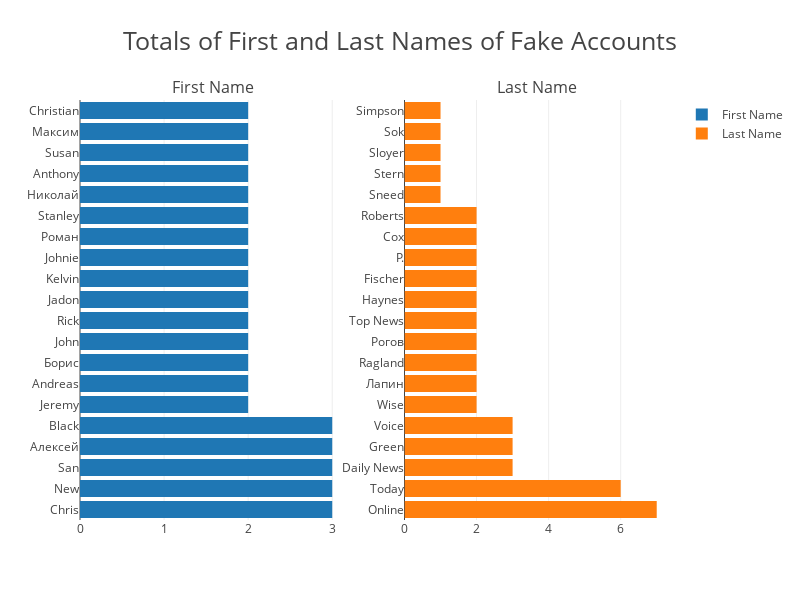

This figure's notebook cell:
### Markdown cell above
## Names: First and Last

### Code cell
## side by side bar plot
#first names
firstnames = usersname.groupby('first',as_index=False).size().reset_index(name='counts')
firstnames = firstnames.sort_values('counts', ascending=False).head(20)
data1 = go.Bar(
            x=firstnames['counts'],
            y=firstnames['first'],
            orientation = 'h',
            name = 'First Name'
)

#lastnames
lastnames = usersname.groupby('last',as_index=False).size().reset_index(name='counts')
lastnames  = lastnames .sort_values('counts', ascending=False).head(20)
data2 = go.Bar(
            x=lastnames ['counts'],
            y=lastnames ['last'],
            orientation = 'h',
            name = 'Last Name'
)

fig = tools.make_subplots(rows=1, cols=2, subplot_titles=('First Name','Last Name'))
fig.append_trace(data1, 1, 1)
fig.append_trace(data2, 1, 2)
fig['layout'].update(height=600, width=800, title='Totals of First and Last Names of Fake Accounts', titlefont=dict(size=25))
iplot(fig)

### Figure 1 — Plotly figure (JSON) as saved in the notebook; plotly's stock layout.template omitted (floating-point values rounded to 4 significant figures)
{"data": [{"name": "First Name", "orientation": "h", "type": "bar", "x": [3, 3, 3, 3, 3, 2, 2, 2, 2, 2, 2, 2, 2, 2, 2, 2, 2, 2, 2, 2], "xaxis": "x1", "y": ["Chris", "New", "San", "Алексей", "Black", "Jeremy", "Andreas", "Борис", "John", "Rick", "Jadon", "Kelvin", "Johnie", "Роман", "Stanley", "Николай", "Anthony", "Susan", "Максим", "Christian"], "yaxis": "y1"}, {"name": "Last Name", "orientation": "h", "type": "bar", "x": [7, 6, 3, 3, 3, 2, 2, 2, 2, 2, 2, 2, 2, 2, 2, 1, 1, 1, 1, 1], "xaxis": "x2", "y": ["Online", "Today", "Daily News", "Green", "Voice", "Wise", "Лапин", "Ragland", "Рогов", "Top News", "Haynes", "Fischer", "P.", "Cox", "Roberts", "Sneed", "Stern", "Sloyer", "Sok", "Simpson"], "yaxis": "y2"}], "layout": {"annotations": [{"font": {"size": 16}, "showarrow": false, "text": "First Name", "x": 0.225, "xanchor": "center", "xref": "paper", "y": 1, "yanchor": "bottom", "yref": "paper"}, {"font": {"size": 16}, "showarrow": false, "text": "Last Name", "x": 0.775, "xanchor": "center", "xref": "paper", "y": 1, "yanchor": "bottom", "yref": "paper"}], "height": 600, "title": "Totals of First and Last Names of Fake Accounts", "titlefont": {"size": 25}, "width": 800, "xaxis1": {"anchor": "y1", "domain": [0, 0.45]}, "xaxis2": {"anchor": "y2", "domain": [0.55, 1]}, "yaxis1": {"anchor": "x1", "domain": [0, 1]}, "yaxis2": {"anchor": "x2", "domain": [0, 1]}}}
